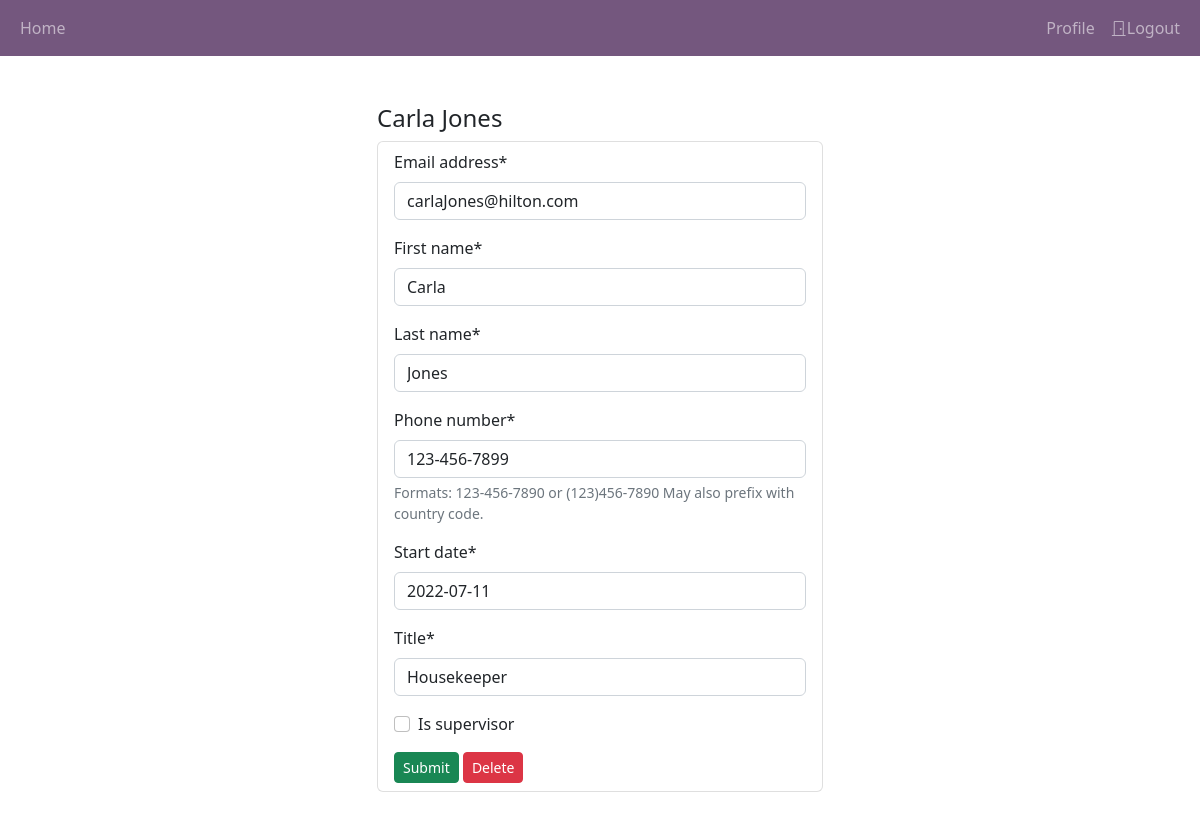
The page /employee/1/ (signed in) on the database its author committed.
### main_register/models.py (models this page shows, shortened)
class Employee(models.Model):
    email = models.EmailField(_('email address'))
    first_name = models.CharField(max_length=150)
    last_name = models.CharField(max_length=150)
    phone_number = models.CharField(max_length=17)
    start_date = models.DateField()
    title = models.CharField(max_length=150)
    is_supervisor = models.BooleanField()
    user = models.ForeignKey(settings.AUTH_USER_MODEL, on_delete=models.CASCADE)

### main_register/views.py (the view, shortened to what this page needs)
# urls.py: path('employee/<int:employee_id>/', views.employee_edit, name="employee_edit"),
@login_required
def employee_edit(response, employee_id):
    employee = Employee.objects.get(id=employee_id)
    employee_edit_form = EmployeeForm(instance=employee)
    values_dict = {
        'employee_edit_form': employee_edit_form,
        'employee': employee,
    }
    return render(response, 'main_register/employee_edit.html', values_dict)

### main_register/forms.py
class EmployeeForm(ModelForm):
    class Meta:
        model = Employee
        exclude = ['user']
        help_texts = {
            'phone_number': _("Formats: 123-456-7890 or (123)456-7890 May also prefix with country code."),
        }

### main_register/templates/main_register/employee_edit.html (shortened to what this page needs)
{% extends 'main_register/base.html' %}
{% load crispy_forms_tags %}
{% block content %}
<div class="row justify-content-center">
    <div class="col-5">
        <h4>{{ employee.first_name }} {{ employee.last_name }}</h4>
        <div class="list-group">
             <li class="list-group-item" id="update_form">
                <form action="{% url 'employee_edit' employee.id %}" method="POST" id="edit_employee">
                    {{ employee_edit_form|crispy }}
                    <button type="submit" name="update" value="update_entry" class="btn btn-success btn-sm">Submit</button>
                    <button type="submit" name="delete" value="delete_entry" class="btn btn-danger btn-sm">Delete</button>
                </form>
            </li>
        </div>
    </div>
</div>
{% endblock %}

### rows shown on the page
Employee: first_name "Carla", last_name "Jones", email "carlaJones@hilton.com", phone_number "123-456-7899", start_date "2022-07-11", title "Housekeeper"
